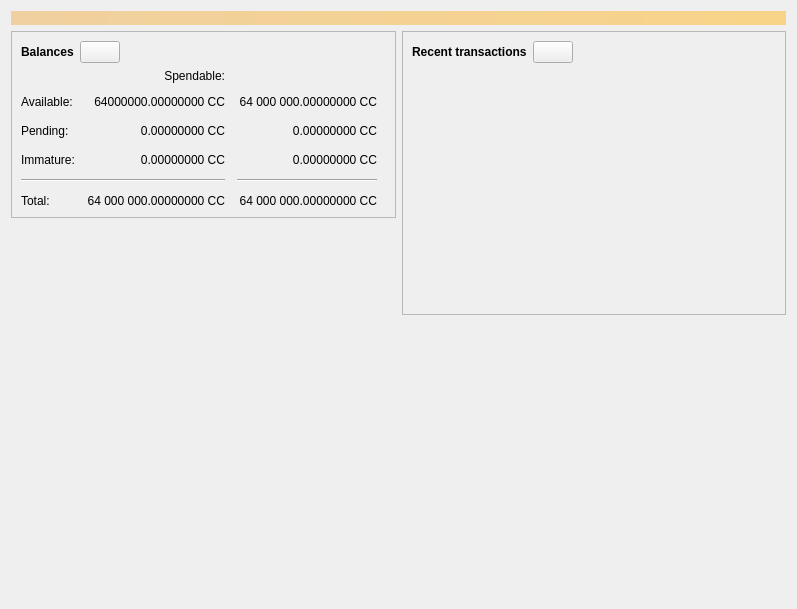
<?xml version="1.0" encoding="UTF-8"?>
<ui version="4.0">
 <class>OverviewPage</class>
 <widget class="QWidget" name="OverviewPage">
  <property name="geometry">
   <rect>
    <x>0</x>
    <y>0</y>
    <width>797</width>
    <height>609</height>
   </rect>
  </property>
  <property name="windowTitle">
   <string>Form</string>
  </property>
  <layout class="QVBoxLayout" name="topLayout">
   <item>
    <widget class="QLabel" name="labelAlerts">
     <property name="visible">
      <bool>false</bool>
     </property>
     <property name="styleSheet">
      <string notr="true">QLabel { background-color: qlineargradient(x1: 0, y1: 0, x2: 1, y2: 0, stop:0 #F0D0A0, stop:1 #F8D488); color:#000000; }</string>
     </property>
     <property name="wordWrap">
      <bool>true</bool>
     </property>
     <property name="margin">
      <number>3</number>
     </property>
     <property name="textInteractionFlags">
      <set>Qt::TextSelectableByMouse</set>
     </property>
    </widget>
   </item>
   <item>
    <layout class="QHBoxLayout" name="horizontalLayout" stretch="1,1">
     <item>
      <layout class="QVBoxLayout" name="verticalLayout_2">
       <item>
        <widget class="QFrame" name="frame">
         <property name="frameShape">
          <enum>QFrame::StyledPanel</enum>
         </property>
         <property name="frameShadow">
          <enum>QFrame::Raised</enum>
         </property>
         <layout class="QVBoxLayout" name="verticalLayout_4">
          <item>
           <layout class="QHBoxLayout" name="horizontalLayout_4">
            <item>
             <widget class="QLabel" name="label_5">
              <property name="font">
               <font>
                <weight>75</weight>
                <bold>true</bold>
               </font>
              </property>
              <property name="text">
               <string>Balances</string>
              </property>
             </widget>
            </item>
            <item>
             <widget class="QPushButton" name="labelWalletStatus">
              <property name="enabled">
               <bool>true</bool>
              </property>
              <property name="maximumSize">
               <size>
                <width>45</width>
                <height>16777215</height>
               </size>
              </property>
              <property name="toolTip">
               <string>The displayed information may be out of date. Your wallet automatically synchronizes with the CoolCoin network after a connection is established, but this process has not completed yet.</string>
              </property>
              <property name="text">
               <string/>
              </property>
              <property name="icon">
               <iconset>
                <normaloff>:/icons/warning</normaloff>
                <disabledoff>:/icons/warning</disabledoff>:/icons/warning</iconset>
              </property>
              <property name="iconSize">
               <size>
                <width>24</width>
                <height>24</height>
               </size>
              </property>
             </widget>
            </item>
            <item>
             <spacer name="horizontalSpacer_3">
              <property name="orientation">
               <enum>Qt::Horizontal</enum>
              </property>
              <property name="sizeHint" stdset="0">
               <size>
                <width>40</width>
                <height>20</height>
               </size>
              </property>
             </spacer>
            </item>
           </layout>
          </item>
          <item>
           <layout class="QGridLayout" name="gridLayout">
            <property name="spacing">
             <number>12</number>
            </property>
            <item row="2" column="2">
             <widget class="QLabel" name="labelWatchPending">
              <property name="cursor">
               <cursorShape>IBeamCursor</cursorShape>
              </property>
              <property name="toolTip">
               <string>Unconfirmed transactions to watch-only addresses</string>
              </property>
              <property name="text">
               <string notr="true">0.00000000 CC</string>
              </property>
              <property name="alignment">
               <set>Qt::AlignRight|Qt::AlignTrailing|Qt::AlignVCenter</set>
              </property>
              <property name="textInteractionFlags">
               <set>Qt::LinksAccessibleByMouse|Qt::TextSelectableByKeyboard|Qt::TextSelectableByMouse</set>
              </property>
             </widget>
            </item>
            <item row="2" column="1">
             <widget class="QLabel" name="labelUnconfirmed">
              <property name="cursor">
               <cursorShape>IBeamCursor</cursorShape>
              </property>
              <property name="toolTip">
               <string>Total of transactions that have yet to be confirmed, and do not yet count toward the spendable balance</string>
              </property>
              <property name="text">
               <string notr="true">0.00000000 CC</string>
              </property>
              <property name="alignment">
               <set>Qt::AlignRight|Qt::AlignTrailing|Qt::AlignVCenter</set>
              </property>
              <property name="textInteractionFlags">
               <set>Qt::LinksAccessibleByMouse|Qt::TextSelectableByKeyboard|Qt::TextSelectableByMouse</set>
              </property>
             </widget>
            </item>
            <item row="3" column="2">
             <widget class="QLabel" name="labelWatchImmature">
              <property name="cursor">
               <cursorShape>IBeamCursor</cursorShape>
              </property>
              <property name="toolTip">
               <string>Mined balance in watch-only addresses that has not yet matured</string>
              </property>
              <property name="text">
               <string notr="true">0.00000000 CC</string>
              </property>
              <property name="alignment">
               <set>Qt::AlignRight|Qt::AlignTrailing|Qt::AlignVCenter</set>
              </property>
              <property name="textInteractionFlags">
               <set>Qt::LinksAccessibleByMouse|Qt::TextSelectableByKeyboard|Qt::TextSelectableByMouse</set>
              </property>
             </widget>
            </item>
            <item row="4" column="0" colspan="2">
             <widget class="Line" name="line">
              <property name="orientation">
               <enum>Qt::Horizontal</enum>
              </property>
             </widget>
            </item>
            <item row="4" column="2">
             <widget class="Line" name="lineWatchBalance">
              <property name="sizePolicy">
               <sizepolicy hsizetype="Preferred" vsizetype="Fixed">
                <horstretch>0</horstretch>
                <verstretch>0</verstretch>
               </sizepolicy>
              </property>
              <property name="minimumSize">
               <size>
                <width>140</width>
                <height>0</height>
               </size>
              </property>
              <property name="orientation">
               <enum>Qt::Horizontal</enum>
              </property>
             </widget>
            </item>
            <item row="5" column="0">
             <widget class="QLabel" name="labelTotalText">
              <property name="text">
               <string>Total:</string>
              </property>
             </widget>
            </item>
            <item row="3" column="1">
             <widget class="QLabel" name="labelImmature">
              <property name="cursor">
               <cursorShape>IBeamCursor</cursorShape>
              </property>
              <property name="toolTip">
               <string>Mined balance that has not yet matured</string>
              </property>
              <property name="text">
               <string notr="true">0.00000000 CC</string>
              </property>
              <property name="alignment">
               <set>Qt::AlignRight|Qt::AlignTrailing|Qt::AlignVCenter</set>
              </property>
              <property name="textInteractionFlags">
               <set>Qt::LinksAccessibleByMouse|Qt::TextSelectableByKeyboard|Qt::TextSelectableByMouse</set>
              </property>
             </widget>
            </item>
            <item row="2" column="3">
             <spacer name="horizontalSpacer_2">
              <property name="orientation">
               <enum>Qt::Horizontal</enum>
              </property>
              <property name="sizeHint" stdset="0">
               <size>
                <width>40</width>
                <height>20</height>
               </size>
              </property>
             </spacer>
            </item>
            <item row="3" column="0">
             <widget class="QLabel" name="labelImmatureText">
              <property name="text">
               <string>Immature:</string>
              </property>
             </widget>
            </item>
            <item row="5" column="1">
             <widget class="QLabel" name="labelTotal">
              <property name="cursor">
               <cursorShape>IBeamCursor</cursorShape>
              </property>
              <property name="toolTip">
               <string>Your current total balance</string>
              </property>
              <property name="text">
               <string notr="true">&lt;html&gt;&lt;head/&gt;&lt;body&gt;&lt;p&gt;64 000 000.00000000 CC&lt;/p&gt;&lt;/body&gt;&lt;/html&gt;</string>
              </property>
              <property name="alignment">
               <set>Qt::AlignRight|Qt::AlignTrailing|Qt::AlignVCenter</set>
              </property>
              <property name="textInteractionFlags">
               <set>Qt::LinksAccessibleByMouse|Qt::TextSelectableByKeyboard|Qt::TextSelectableByMouse</set>
              </property>
             </widget>
            </item>
            <item row="5" column="2">
             <widget class="QLabel" name="labelWatchTotal">
              <property name="cursor">
               <cursorShape>IBeamCursor</cursorShape>
              </property>
              <property name="toolTip">
               <string>Current total balance in watch-only addresses</string>
              </property>
              <property name="text">
               <string notr="true">&lt;html&gt;&lt;head/&gt;&lt;body&gt;&lt;p&gt;64 000 000.00000000 CC&lt;/p&gt;&lt;/body&gt;&lt;/html&gt;</string>
              </property>
              <property name="alignment">
               <set>Qt::AlignRight|Qt::AlignTrailing|Qt::AlignVCenter</set>
              </property>
              <property name="textInteractionFlags">
               <set>Qt::LinksAccessibleByMouse|Qt::TextSelectableByKeyboard|Qt::TextSelectableByMouse</set>
              </property>
             </widget>
            </item>
            <item row="1" column="0">
             <widget class="QLabel" name="labelBalanceText">
              <property name="text">
               <string>Available:</string>
              </property>
              <property name="textFormat">
               <enum>Qt::PlainText</enum>
              </property>
             </widget>
            </item>
            <item row="1" column="1">
             <widget class="QLabel" name="labelBalance">
              <property name="cursor">
               <cursorShape>IBeamCursor</cursorShape>
              </property>
              <property name="toolTip">
               <string>Your current spendable balance</string>
              </property>
              <property name="text">
               <string notr="true">&lt;html&gt;&lt;head/&gt;&lt;body&gt;&lt;p&gt;64000000.00000000 CC&lt;/p&gt;&lt;/body&gt;&lt;/html&gt;</string>
              </property>
              <property name="alignment">
               <set>Qt::AlignRight|Qt::AlignTrailing|Qt::AlignVCenter</set>
              </property>
              <property name="textInteractionFlags">
               <set>Qt::LinksAccessibleByMouse|Qt::TextSelectableByKeyboard|Qt::TextSelectableByMouse</set>
              </property>
             </widget>
            </item>
            <item row="1" column="2">
             <widget class="QLabel" name="labelWatchAvailable">
              <property name="cursor">
               <cursorShape>IBeamCursor</cursorShape>
              </property>
              <property name="toolTip">
               <string>Your current balance in watch-only addresses</string>
              </property>
              <property name="text">
               <string notr="true">&lt;html&gt;&lt;head/&gt;&lt;body&gt;&lt;p&gt;64 000 000.00000000 CC&lt;/p&gt;&lt;/body&gt;&lt;/html&gt;</string>
              </property>
              <property name="alignment">
               <set>Qt::AlignRight|Qt::AlignTrailing|Qt::AlignVCenter</set>
              </property>
              <property name="textInteractionFlags">
               <set>Qt::LinksAccessibleByMouse|Qt::TextSelectableByKeyboard|Qt::TextSelectableByMouse</set>
              </property>
             </widget>
            </item>
            <item row="2" column="0">
             <widget class="QLabel" name="labelPendingText">
              <property name="text">
               <string>Pending:</string>
              </property>
             </widget>
            </item>
            <item row="0" column="1">
             <widget class="QLabel" name="labelSpendable">
              <property name="text">
               <string>Spendable:</string>
              </property>
              <property name="alignment">
               <set>Qt::AlignRight|Qt::AlignTrailing|Qt::AlignVCenter</set>
              </property>
             </widget>
            </item>
           </layout>
          </item>
         </layout>
        </widget>
       </item>
       <item>
        <spacer name="verticalSpacer">
         <property name="orientation">
          <enum>Qt::Vertical</enum>
         </property>
         <property name="sizeHint" stdset="0">
          <size>
           <width>20</width>
           <height>40</height>
          </size>
         </property>
        </spacer>
       </item>
      </layout>
     </item>
     <item>
      <layout class="QVBoxLayout" name="verticalLayout_3">
       <item>
        <widget class="QFrame" name="frame_2">
         <property name="frameShape">
          <enum>QFrame::StyledPanel</enum>
         </property>
         <property name="frameShadow">
          <enum>QFrame::Raised</enum>
         </property>
         <layout class="QVBoxLayout" name="verticalLayout">
          <item>
           <layout class="QHBoxLayout" name="horizontalLayout_2">
            <item>
             <widget class="QLabel" name="label_4">
              <property name="font">
               <font>
                <weight>75</weight>
                <bold>true</bold>
               </font>
              </property>
              <property name="text">
               <string>Recent transactions</string>
              </property>
             </widget>
            </item>
            <item>
             <widget class="QPushButton" name="labelTransactionsStatus">
              <property name="enabled">
               <bool>true</bool>
              </property>
              <property name="maximumSize">
               <size>
                <width>45</width>
                <height>16777215</height>
               </size>
              </property>
              <property name="toolTip">
               <string>The displayed information may be out of date. Your wallet automatically synchronizes with the CoolCoin network after a connection is established, but this process has not completed yet.</string>
              </property>
              <property name="text">
               <string/>
              </property>
              <property name="icon">
               <iconset>
                <normaloff>:/icons/warning</normaloff>
                <disabledoff>:/icons/warning</disabledoff>:/icons/warning</iconset>
              </property>
              <property name="iconSize">
               <size>
                <width>24</width>
                <height>24</height>
               </size>
              </property>
             </widget>
            </item>
            <item>
             <spacer name="horizontalSpacer">
              <property name="orientation">
               <enum>Qt::Horizontal</enum>
              </property>
              <property name="sizeHint" stdset="0">
               <size>
                <width>40</width>
                <height>20</height>
               </size>
              </property>
             </spacer>
            </item>
           </layout>
          </item>
          <item>
           <widget class="TransactionOverviewWidget" name="listTransactions">
            <property name="styleSheet">
             <string notr="true">QListView { background: transparent; }</string>
            </property>
            <property name="frameShape">
             <enum>QFrame::NoFrame</enum>
            </property>
            <property name="verticalScrollBarPolicy">
             <enum>Qt::ScrollBarAlwaysOff</enum>
            </property>
            <property name="horizontalScrollBarPolicy">
             <enum>Qt::ScrollBarAlwaysOff</enum>
            </property>
            <property name="sizeAdjustPolicy">
             <enum>QAbstractScrollArea::AdjustToContents</enum>
            </property>
            <property name="selectionMode">
             <enum>QAbstractItemView::NoSelection</enum>
            </property>
            <property name="uniformItemSizes">
             <bool>true</bool>
            </property>
           </widget>
          </item>
         </layout>
        </widget>
       </item>
       <item>
        <spacer name="verticalSpacer_2">
         <property name="orientation">
          <enum>Qt::Vertical</enum>
         </property>
         <property name="sizeHint" stdset="0">
          <size>
           <width>14</width>
           <height>40</height>
          </size>
         </property>
        </spacer>
       </item>
      </layout>
     </item>
    </layout>
   </item>
  </layout>
 </widget>
 <customwidgets>
  <customwidget>
   <class>TransactionOverviewWidget</class>
   <extends>QListView</extends>
   <header>qt/transactionoverviewwidget.h</header>
  </customwidget>
 </customwidgets>
 <resources/>
 <connections/>
</ui>
